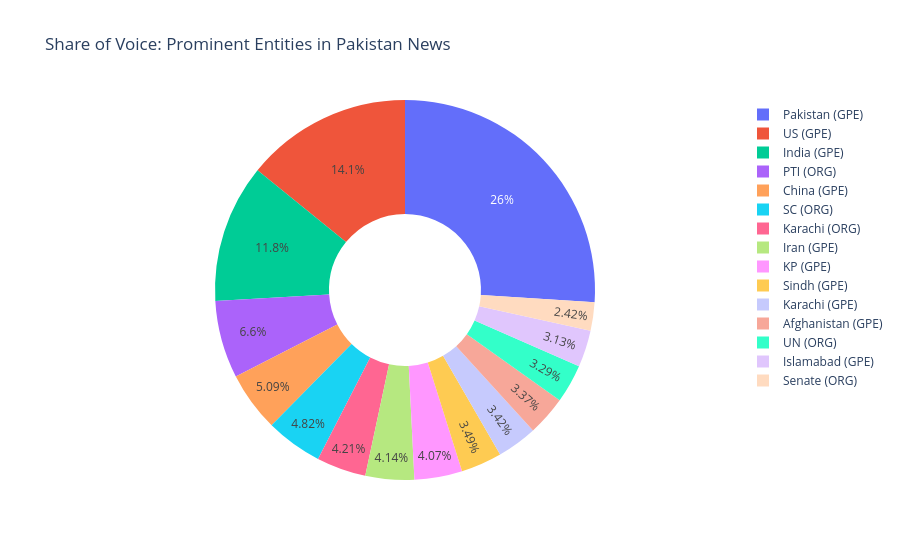

Notebook cell for this chart:
### Markdown cell above
## 4. Key Actors and Locations (NER)
Identifying the most prominent political figures, organizations, and cities mentioned in Dawn News headlines.

### Code cell
all_ents = [ent for sublist in df['extracted_entities'].dropna() for ent in sublist]
ent_counts = Counter(all_ents).most_common(15)
ent_df = pd.DataFrame(ent_counts, columns=['Entity', 'Mentions'])

fig_ents = px.pie(
    ent_df, 
    values='Mentions', 
    names='Entity', 
    title='Share of Voice: Prominent Entities in Pakistan News',
    hole=0.4
)
fig_ents.show()

### Figure 1 — Plotly figure (JSON) as saved in the notebook; plotly's stock layout.template omitted (floating-point values rounded to 4 significant figures)
{"data": [{"domain": {"x": [0, 1], "y": [0, 1]}, "hole": 0.4, "hovertemplate": "Entity=%{label}<br>Mentions=%{value}<extra></extra>", "labels": ["Pakistan (GPE)", "US (GPE)", "India (GPE)", "PTI (ORG)", "China (GPE)", "SC (ORG)", "Karachi (ORG)", "Iran (GPE)", "KP (GPE)", "Sindh (GPE)", "Karachi (GPE)", "Afghanistan (GPE)", "UN (ORG)", "Islamabad (GPE)", "Senate (ORG)"], "legendgroup": "", "name": "", "showlegend": true, "type": "pie", "values": [25969, 14116, 11751, 6584, 5081, 4810, 4203, 4135, 4057, 3481, 3415, 3363, 3282, 3120, 2417]}], "layout": {"legend": {"tracegroupgap": 0}, "title": {"text": "Share of Voice: Prominent Entities in Pakistan News"}}}
